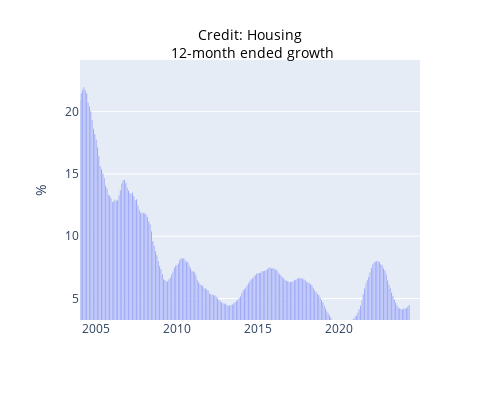

Notebook code for this chart:
### Code cell
startDateExample = datetime(2004, 1, 1)
endDateExample = datetime(2024, 12, 31)
seriesToGraph = 'Credit; Housing; 12-month ended growth'

graph_series(seriesToGraph, df, startDateExample, endDateExample)

### Figure 1 — Plotly figure (JSON) as saved in the notebook; plotly's stock layout.template omitted (floating-point values rounded to 4 significant figures; data arrays with more than 128 entries replaced by an {"elided": "..."} marker saying what was removed)
{"data": [{"alignmentgroup": "True", "hovertemplate": "Date=%{x}<br>Credit; Housing; 12-month ended growth=%{y}<extra></extra>", "legendgroup": "", "marker": {"color": "#636efa", "pattern": {"shape": ""}}, "name": "", "offsetgroup": "", "orientation": "v", "showlegend": false, "textposition": "auto", "type": "bar", "x": {"elided": "572 str values"}, "xaxis": "x", "y": {"elided": "572 float values"}, "yaxis": "y"}], "layout": {"barmode": "relative", "height": 400, "hovermode": "x", "legend": {"tracegroupgap": 0}, "margin": {"t": 60}, "title": {"font": {"color": "black", "size": 14}, "text": "Credit: Housing<br> 12-month ended growth", "x": 0.5, "y": 0.9}, "width": 500, "xaxis": {"anchor": "y", "domain": [0, 1], "range": ["2004-01-01T00:00:00", "2024-12-31T00:00:00"], "title": {"text": " "}, "type": "date"}, "yaxis": {"anchor": "x", "domain": [0, 1], "range": [3.273, 24.14], "title": {"text": "%"}, "type": "linear"}}}
